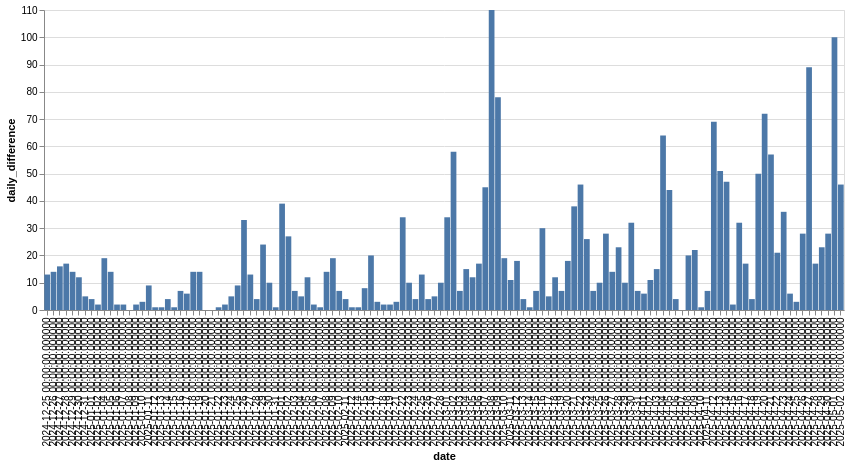

Notebook source saved alongside this figure:
### Code cell
segment("Židlochovice -> Olympia")

### Figure 1 — Vega-Lite specification as saved in the notebook (floating-point values rounded to 4 significant figures)
{"config": {"view": {"continuousWidth": 300, "continuousHeight": 300}}, "data": {"name": "data-e0ed07131b9760bf2acba7bdad650696"}, "mark": {"type": "bar"}, "encoding": {"x": {"field": "date", "type": "ordinal"}, "y": {"field": "daily_difference", "type": "quantitative"}}, "width": 800, "$schema": "https://vega.github.io/schema/vega-lite/v5.8.0.json", "datasets": {"data-e0ed07131b9760bf2acba7bdad650696": [{"date": "2024-12-25 00:00:00.000000", "effort_count": 15827, "daily_difference": 13}, {"date": "2024-12-26 00:00:00.000000", "effort_count": 15841, "daily_difference": 14}, {"date": "2024-12-27 00:00:00.000000", "effort_count": 15857, "daily_difference": 16}, {"date": "2024-12-28 00:00:00.000000", "effort_count": 15874, "daily_difference": 17}, {"date": "2024-12-29 00:00:00.000000", "effort_count": 15888, "daily_difference": 14}, {"date": "2024-12-30 00:00:00.000000", "effort_count": 15900, "daily_difference": 12}, {"date": "2024-12-31 00:00:00.000000", "effort_count": 15905, "daily_difference": 5}, {"date": "2025-01-01 00:00:00.000000", "effort_count": 15909, "daily_difference": 4}, {"date": "2025-01-02 00:00:00.000000", "effort_count": 15911, "daily_difference": 2}, {"date": "2025-01-04 00:00:00.000000", "effort_count": 15929, "daily_difference": 19}, {"date": "2025-01-05 00:00:00.000000", "effort_count": 15943, "daily_difference": 14}, {"date": "2025-01-06 00:00:00.000000", "effort_count": 15945, "daily_difference": 2}, {"date": "2025-01-07 00:00:00.000000", "effort_count": 15947, "daily_difference": 2}, {"date": "2025-01-08 00:00:00.000000", "effort_count": 15947, "daily_difference": 0}, {"date": "2025-01-09 00:00:00.000000", "effort_count": 15949, "daily_difference": 2}, {"date": "2025-01-10 00:00:00.000000", "effort_count": 15952, "daily_difference": 3}, {"date": "2025-01-11 00:00:00.000000", "effort_count": 15961, "daily_difference": 9}, {"date": "2025-01-12 00:00:00.000000", "effort_count": 15962, "daily_difference": 1}, {"date": "2025-01-13 00:00:00.000000", "effort_count": 15963, "daily_difference": 1}, {"date": "2025-01-14 00:00:00.000000", "effort_count": 15967, "daily_difference": 4}, {"date": "2025-01-15 00:00:00.000000", "effort_count": 15968, "daily_difference": 1}, {"date": "2025-01-16 00:00:00.000000", "effort_count": 15975, "daily_difference": 7}, {"date": "2025-01-17 00:00:00.000000", "effort_count": 15981, "daily_difference": 6}, {"date": "2025-01-18 00:00:00.000000", "effort_count": 15995, "daily_difference": 14}, {"date": "2025-01-19 00:00:00.000000", "effort_count": 16009, "daily_difference": 14}, {"date": "2025-01-20 00:00:00.000000", "effort_count": 16009, "daily_difference": 0}, {"date": "2025-01-21 00:00:00.000000", "effort_count": 16009, "daily_difference": 0}, {"date": "2025-01-22 00:00:00.000000", "effort_count": 16010, "daily_difference": 1}, {"date": "2025-01-23 00:00:00.000000", "effort_count": 16012, "daily_difference": 2}, {"date": "2025-01-24 00:00:00.000000", "effort_count": 16017, "daily_difference": 5}, {"date": "2025-01-25 00:00:00.000000", "effort_count": 16026, "daily_difference": 9}, {"date": "2025-01-26 00:00:00.000000", "effort_count": 16059, "daily_difference": 33}, {"date": "2025-01-27 00:00:00.000000", "effort_count": 16072, "daily_difference": 13}, {"date": "2025-01-28 00:00:00.000000", "effort_count": 16076, "daily_difference": 4}, {"date": "2025-01-29 00:00:00.000000", "effort_count": 16100, "daily_difference": 24}, {"date": "2025-01-30 00:00:00.000000", "effort_count": 16110, "daily_difference": 10}, {"date": "2025-01-31 00:00:00.000000", "effort_count": 16111, "daily_difference": 1}, {"date": "2025-02-01 00:00:00.000000", "effort_count": 16150, "daily_difference": 39}, {"date": "2025-02-02 00:00:00.000000", "effort_count": 16177, "daily_difference": 27}, {"date": "2025-02-03 00:00:00.000000", "effort_count": 16184, "daily_difference": 7}, {"date": "2025-02-04 00:00:00.000000", "effort_count": 16189, "daily_difference": 5}, {"date": "2025-02-05 00:00:00.000000", "effort_count": 16201, "daily_difference": 12}, {"date": "2025-02-06 00:00:00.000000", "effort_count": 16203, "daily_difference": 2}, {"date": "2025-02-07 00:00:00.000000", "effort_count": 16204, "daily_difference": 1}, {"date": "2025-02-08 00:00:00.000000", "effort_count": 16218, "daily_difference": 14}, {"date": "2025-02-09 00:00:00.000000", "effort_count": 16237, "daily_difference": 19}, {"date": "2025-02-10 00:00:00.000000", "effort_count": 16244, "daily_difference": 7}, {"date": "2025-02-11 00:00:00.000000", "effort_count": 16248, "daily_difference": 4}, {"date": "2025-02-12 00:00:00.000000", "effort_count": 16249, "daily_difference": 1}, {"date": "2025-02-14 00:00:00.000000", "effort_count": 16245, "daily_difference": 1}, {"date": "2025-02-15 00:00:00.000000", "effort_count": 16253, "daily_difference": 8}, {"date": "2025-02-16 00:00:00.000000", "effort_count": 16273, "daily_difference": 20}, {"date": "2025-02-17 00:00:00.000000", "effort_count": 16276, "daily_difference": 3}, {"date": "2025-02-18 00:00:00.000000", "effort_count": 16278, "daily_difference": 2}, {"date": "2025-02-19 00:00:00.000000", "effort_count": 16280, "daily_difference": 2}, {"date": "2025-02-21 00:00:00.000000", "effort_count": 16275, "daily_difference": 3}, {"date": "2025-02-22 00:00:00.000000", "effort_count": 16309, "daily_difference": 34}, {"date": "2025-02-23 00:00:00.000000", "effort_count": 16319, "daily_difference": 10}, {"date": "2025-02-24 00:00:00.000000", "effort_count": 16323, "daily_difference": 4}, {"date": "2025-02-25 00:00:00.000000", "effort_count": 16336, "daily_difference": 13}, {"date": "2025-02-26 00:00:00.000000", "effort_count": 16340, "daily_difference": 4}, {"date": "2025-02-27 00:00:00.000000", "effort_count": 16345, "daily_difference": 5}, {"date": "2025-02-28 00:00:00.000000", "effort_count": 16355, "daily_difference": 10}, {"date": "2025-03-01 00:00:00.000000", "effort_count": 16389, "daily_difference": 34}, {"date": "2025-03-02 00:00:00.000000", "effort_count": 16447, "daily_difference": 58}, {"date": "2025-03-03 00:00:00.000000", "effort_count": 16454, "daily_difference": 7}, {"date": "2025-03-04 00:00:00.000000", "effort_count": 16469, "daily_difference": 15}, {"date": "2025-03-05 00:00:00.000000", "effort_count": 16481, "daily_difference": 12}, {"date": "2025-03-06 00:00:00.000000", "effort_count": 16498, "daily_difference": 17}, {"date": "2025-03-07 00:00:00.000000", "effort_count": 16543, "daily_difference": 45}, {"date": "2025-03-08 00:00:00.000000", "effort_count": 16653, "daily_difference": 110}, {"date": "2025-03-09 00:00:00.000000", "effort_count": 16731, "daily_difference": 78}, {"date": "2025-03-10 00:00:00.000000", "effort_count": 16750, "daily_difference": 19}, {"date": "2025-03-11 00:00:00.000000", "effort_count": 16761, "daily_difference": 11}, {"date": "2025-03-12 00:00:00.000000", "effort_count": 16779, "daily_difference": 18}, {"date": "2025-03-13 00:00:00.000000", "effort_count": 16783, "daily_difference": 4}, {"date": "2025-03-14 00:00:00.000000", "effort_count": 16784, "daily_difference": 1}, {"date": "2025-03-15 00:00:00.000000", "effort_count": 16791, "daily_difference": 7}, {"date": "2025-03-16 00:00:00.000000", "effort_count": 16821, "daily_difference": 30}, {"date": "2025-03-17 00:00:00.000000", "effort_count": 16826, "daily_difference": 5}, {"date": "2025-03-18 00:00:00.000000", "effort_count": 16838, "daily_difference": 12}, {"date": "2025-03-19 00:00:00.000000", "effort_count": 16845, "daily_difference": 7}, {"date": "2025-03-20 00:00:00.000000", "effort_count": 16863, "daily_difference": 18}, {"date": "2025-03-21 00:00:00.000000", "effort_count": 16901, "daily_difference": 38}, {"date": "2025-03-22 00:00:00.000000", "effort_count": 16947, "daily_difference": 46}, {"date": "2025-03-23 00:00:00.000000", "effort_count": 16973, "daily_difference": 26}, {"date": "2025-03-24 00:00:00.000000", "effort_count": 16980, "daily_difference": 7}, {"date": "2025-03-25 00:00:00.000000", "effort_count": 16990, "daily_difference": 10}, {"date": "2025-03-26 00:00:00.000000", "effort_count": 17018, "daily_difference": 28}, {"date": "2025-03-27 00:00:00.000000", "effort_count": 17032, "daily_difference": 14}, {"date": "2025-03-28 00:00:00.000000", "effort_count": 17055, "daily_difference": 23}, {"date": "2025-03-29 00:00:00.000000", "effort_count": 17065, "daily_difference": 10}, {"date": "2025-03-30 00:00:00.000000", "effort_count": 17097, "daily_difference": 32}, {"date": "2025-03-31 00:00:00.000000", "effort_count": 17104, "daily_difference": 7}, {"date": "2025-04-01 00:00:00.000000", "effort_count": 17110, "daily_difference": 6}, {"date": "2025-04-02 00:00:00.000000", "effort_count": 17121, "daily_difference": 11}, {"date": "2025-04-03 00:00:00.000000", "effort_count": 17136, "daily_difference": 15}, {"date": "2025-04-04 00:00:00.000000", "effort_count": 17200, "daily_difference": 64}, {"date": "2025-04-05 00:00:00.000000", "effort_count": 17244, "daily_difference": 44}, {"date": "2025-04-06 00:00:00.000000", "effort_count": 17248, "daily_difference": 4}, {"date": "2025-04-07 00:00:00.000000", "effort_count": 17248, "daily_difference": 0}, {"date": "2025-04-08 00:00:00.000000", "effort_count": 17268, "daily_difference": 20}, {"date": "2025-04-09 00:00:00.000000", "effort_count": 17290, "daily_difference": 22}, {"date": "2025-04-10 00:00:00.000000", "effort_count": 17291, "daily_difference": 1}, {"date": "2025-04-11 00:00:00.000000", "effort_count": 17298, "daily_difference": 7}, {"date": "2025-04-12 00:00:00.000000", "effort_count": 17367, "daily_difference": 69}, {"date": "2025-04-13 00:00:00.000000", "effort_count": 17418, "daily_difference": 51}, {"date": "2025-04-14 00:00:00.000000", "effort_count": 17465, "daily_difference": 47}, {"date": "2025-04-15 00:00:00.000000", "effort_count": 17467, "daily_difference": 2}, {"date": "2025-04-16 00:00:00.000000", "effort_count": 17499, "daily_difference": 32}, {"date": "2025-04-17 00:00:00.000000", "effort_count": 17516, "daily_difference": 17}, {"date": "2025-04-18 00:00:00.000000", "effort_count": 17520, "daily_difference": 4}, {"date": "2025-04-19 00:00:00.000000", "effort_count": 17570, "daily_difference": 50}, {"date": "2025-04-20 00:00:00.000000", "effort_count": 17642, "daily_difference": 72}, {"date": "2025-04-21 00:00:00.000000", "effort_count": 17699, "daily_difference": 57}, {"date": "2025-04-22 00:00:00.000000", "effort_count": 17720, "daily_difference": 21}, {"date": "2025-04-23 00:00:00.000000", "effort_count": 17756, "daily_difference": 36}, {"date": "2025-04-24 00:00:00.000000", "effort_count": 17762, "daily_difference": 6}, {"date": "2025-04-25 00:00:00.000000", "effort_count": 17765, "daily_difference": 3}, {"date": "2025-04-26 00:00:00.000000", "effort_count": 17793, "daily_difference": 28}, {"date": "2025-04-27 00:00:00.000000", "effort_count": 17882, "daily_difference": 89}, {"date": "2025-04-28 00:00:00.000000", "effort_count": 17899, "daily_difference": 17}, {"date": "2025-04-29 00:00:00.000000", "effort_count": 17922, "daily_difference": 23}, {"date": "2025-04-30 00:00:00.000000", "effort_count": 17950, "daily_difference": 28}, {"date": "2025-05-01 00:00:00.000000", "effort_count": 18050, "daily_difference": 100}, {"date": "2025-05-02 00:00:00.000000", "effort_count": 18096, "daily_difference": 46}]}}
